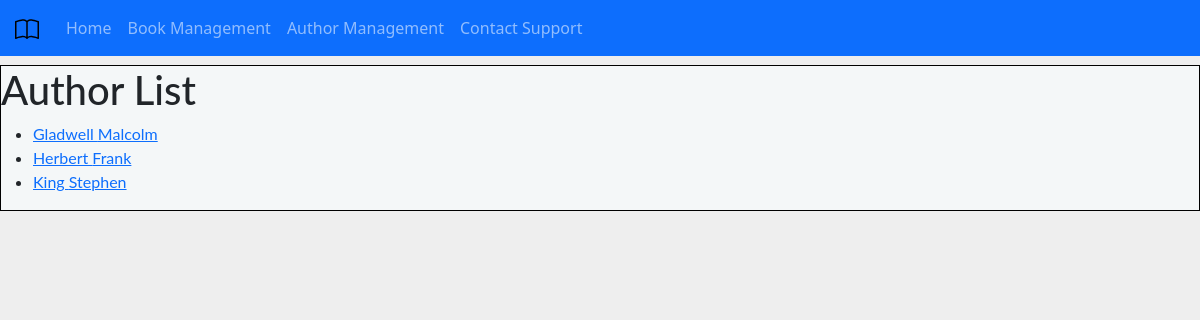
Before: /book_manager/author_catalog/ with the older database file.
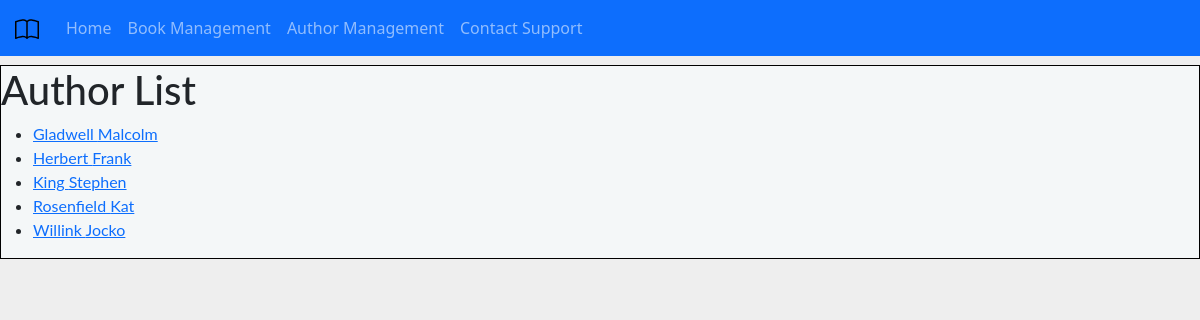
After: the same page with the newer database file.
### book_manager/models.py (models this page shows, shortened)
class Author(models.Model):
    first_name = models.CharField(max_length=100)
    last_name = models.CharField(max_length=100)
    date_of_birth = models.DateField('Birth', null=True, blank=True)
    date_of_death = models.DateField('Death', null=True, blank=True)
    class Meta:
        ordering = ['last_name', 'first_name']
    def get_absolute_url(self):
        return reverse('author-info', args=[str(self.id)])

### book_manager/views.py (the view)
# urls.py: path('author_catalog/', views.AuthorCatalog.as_view(), name='author-catalog'),
class AuthorCatalog(generic.ListView):
    model = Author
    context_object_name = 'author_catalog'
    template_name = 'book_manager/authorcatalog.html'
    def get_queryset(self):
        return Author.objects.order_by('last_name')

### book_manager/templates/book_manager/authorcatalog.html
{% extends 'book_manager/base/base.html' %}
{% block content %}
    <h1>Author List</h1>
    {% if author_catalog %}
    <ul>
        {% for author in author_catalog%}
        <li>
            <a href="{{ author.get_absolute_url }}">{{ author.last_name}} {{author.first_name}}</a>
        </li>
        {% endfor %}
    </ul>
    {% endif %}
{% endblock %}

Changed rows visible on the page:
added Author: last_name "Rosenfield", first_name "Kat"
added Author: last_name "Willink", first_name "Jocko"
